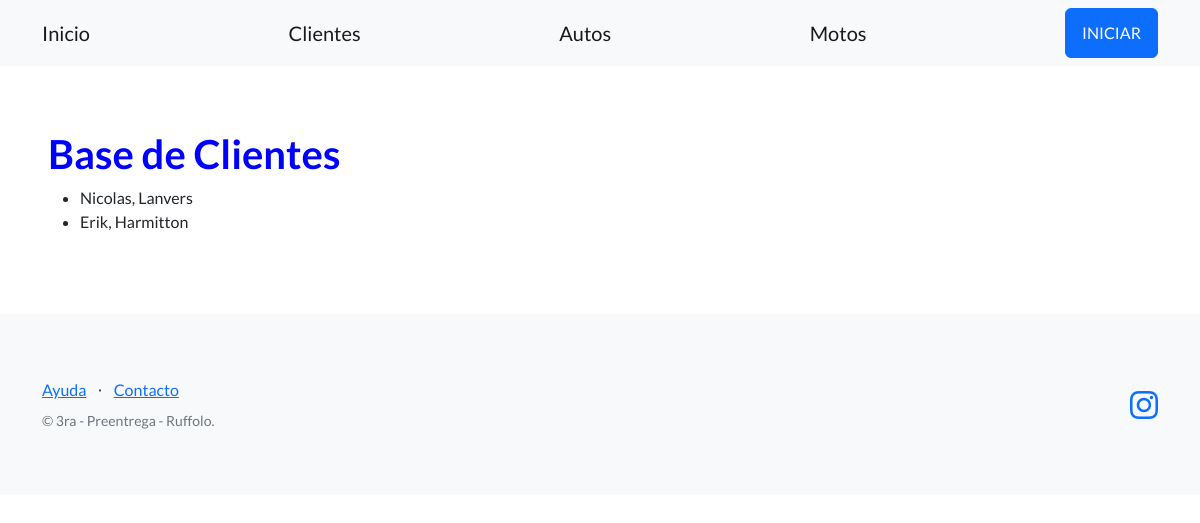
/ficheros/clientes/, run on an earlier commit of the app's database.
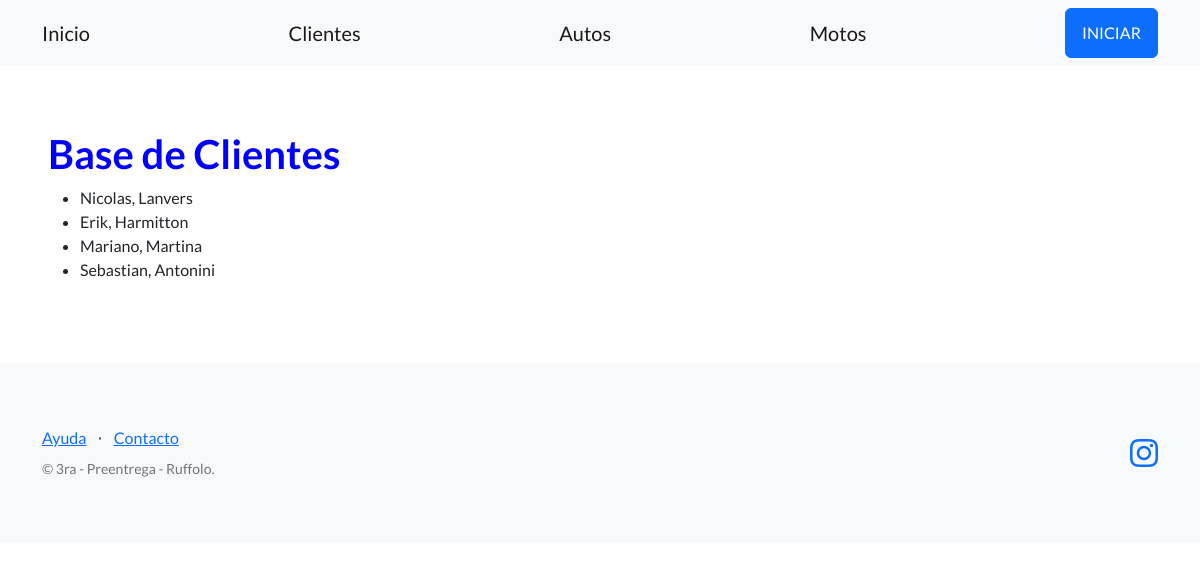
And on a later commit of the database.
### Ficheros/models.py (models this page shows, shortened)
class Cliente(models.Model):
    nombre = models.CharField(max_length=100)
    apellido = models.CharField(max_length=100)
    email = models.EmailField()

### Ficheros/views.py (the view)
# urls.py: path("clientes/", listar_clientes, name="lista_clientes"),
def listar_clientes(request):
    contexto ={
        "clientes" : Cliente.objects.all()
    }
    http_response = render(
        request=request,
        template_name='Ficheros/lista_clientes.html',
        context=contexto,
    )
    return http_response

### Ficheros/templates/Ficheros/lista_clientes.html (shortened to what this page needs)
{% extends "base.html" %}
    {% block contenido %}
    <h1 style="color:blue;">
      Base de Clientes
    </h1>
    <ul>
    {% for cliente in clientes %}
    <li>
      {{ cliente.nombre}}, {{ cliente.apellido}}
    </li>
    {% endfor %}
    </ul>
    {% endblock contenido %}

What changed in the data, as far as the page shows it:
added Cliente: nombre "Mariano", apellido "Martina"
added Cliente: nombre "Sebastian", apellido "Antonini"
